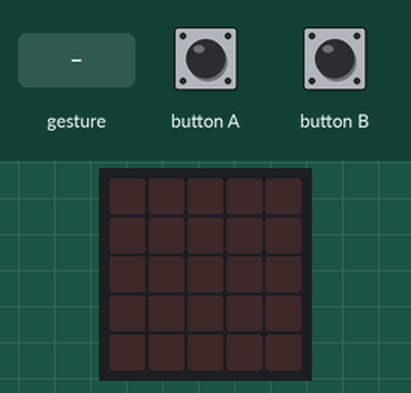
Bench run of a program on a simulated BBC micro:bit (MakeCode). Parts: the board's 5×5 LED display. Inputs (shaded band) come from the test bench. A tilt is held for 1.5 s and a shake lasts 1 s, then the board lies face up again.

Above: at 1.2 s.
1.3 s: button A pressed for 0.15 s
At 1.7 s:
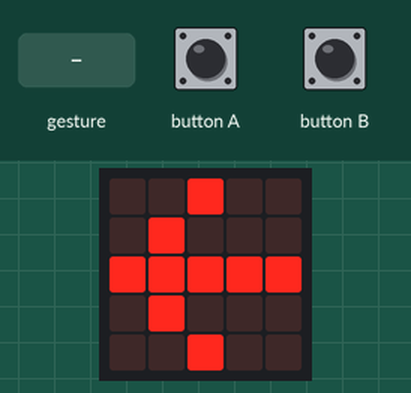
2.9 s: gesture 'shake'
At 3.6 s:
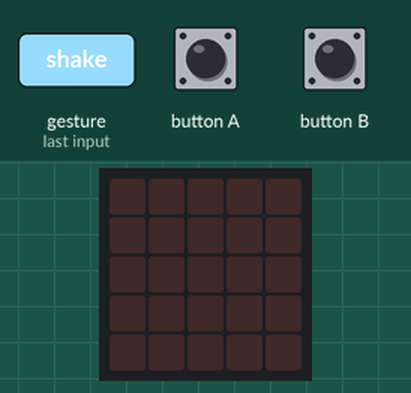
4.6 s: button B pressed for 0.15 s
At 5.5 s:
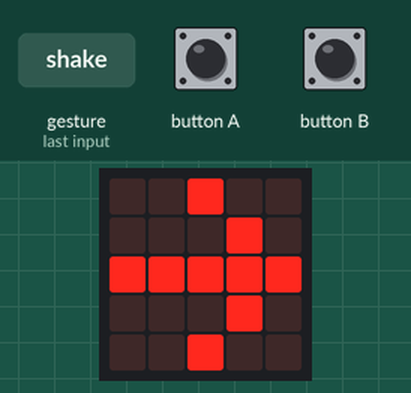
Timing chart, 0 to 7.6 s (numbered marks = the images above; inputs shaded):
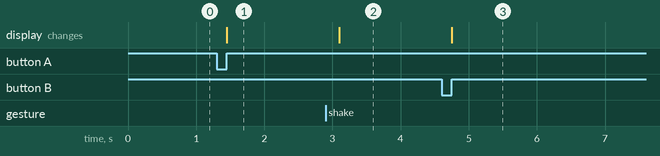

Measured:
- after the input at 1.3 s, the display: changes after 0.15 s (image 1)
- after the input at 2.9 s, the display: changes after 0.20 s (image 2)
- after the input at 4.6 s, the display: changes after 0.15 s (image 3)

The program:

main.ts
```typescript
input.onButtonPressed(Button.A, function () {
    if (vyhra == 1) {
        vyhra = 0
        basic.showLeds(`
            . . # . .
            . # . . .
            # # # # #
            . # . . .
            . . # . .
            `)
    }
})
input.onButtonPressed(Button.B, function () {
    if (vyhra == 1) {
        vyhra = 0
        basic.showLeds(`
            . . # . .
            . . . # .
            # # # # #
            . . . # .
            . . # . .
            `)
    }
})
input.onGesture(Gesture.Shake, function () {
    vyhra = 1
    basic.showLeds(`
        . . . . .
        . . . . .
        . . . . .
        . . . . .
        . . . . .
        `)
})
let vyhra = 0
vyhra = 1
```

test.ts
```typescript
// Tady jsou testy. Při použití tohoto balíčku jako rozšíření nebude zkompilováno.
```
